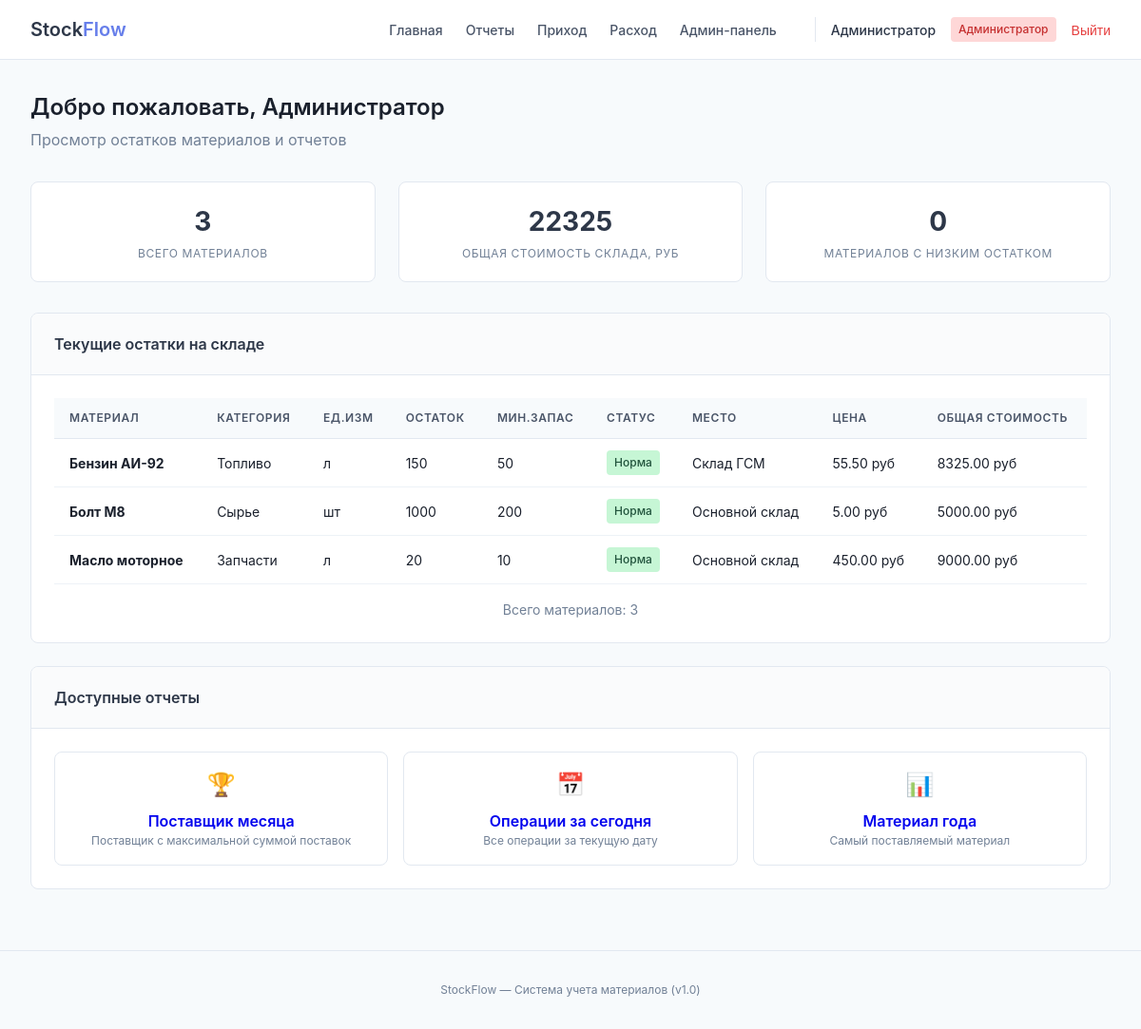
The app's page /dashboard (signed in) with its own data.
### tables this page shows
CREATE TABLE materials (
    id INTEGER PRIMARY KEY AUTOINCREMENT,
    name TEXT NOT NULL,
    category_id INTEGER,
    unit_id INTEGER,
    description TEXT,
    min_quantity REAL DEFAULT 0,
    current_quantity REAL DEFAULT 0,
    price_per_unit REAL DEFAULT 0,
    location_id INTEGER,
    is_active INTEGER DEFAULT 1,
    FOREIGN KEY (category_id) REFERENCES categories(id),
    FOREIGN KEY (unit_id) REFERENCES units(id),
    FOREIGN KEY (location_id) REFERENCES locations(id)
);

CREATE TABLE categories (
    id INTEGER PRIMARY KEY AUTOINCREMENT,
    name TEXT NOT NULL UNIQUE,
    description TEXT
);

CREATE TABLE units (
    id INTEGER PRIMARY KEY AUTOINCREMENT,
    name TEXT NOT NULL UNIQUE,
    short_name TEXT NOT NULL
);

CREATE TABLE locations (
    id INTEGER PRIMARY KEY AUTOINCREMENT,
    name TEXT NOT NULL UNIQUE,
    address TEXT
);

### app.py (the view)
@app.route('/dashboard')
@login_required
def dashboard():
    stats = query_db('''
        SELECT
            (SELECT COUNT(*) FROM materials WHERE is_active = 1) as total_materials,
            (SELECT SUM(current_quantity * price_per_unit) FROM materials) as total_value,
            (SELECT COUNT(*) FROM materials WHERE current_quantity < min_quantity) as low_stock_count
    ''', one=True)
    materials = query_db('''
        SELECT
            m.id,
            m.name AS material_name,
            c.name AS category,
            u.short_name AS unit,
            m.current_quantity,
            m.min_quantity,
            CASE
                WHEN m.current_quantity < m.min_quantity THEN 'Требуется закупка'
                ELSE 'Норма'
            END AS status,
            l.name AS location,
            m.price_per_unit,
            m.current_quantity * m.price_per_unit AS total_value
        FROM materials m
        LEFT JOIN categories c ON m.category_id = c.id
        LEFT JOIN units u ON m.unit_id = u.id
        LEFT JOIN locations l ON m.location_id = l.id
        WHERE m.is_active = 1
        ORDER BY m.name
    ''')
    low_stock = query_db('''
        SELECT
            m.id,
            m.name AS material_name,
            u.short_name AS unit,
            m.current_quantity,
            m.min_quantity
        FROM materials m
        LEFT JOIN units u ON m.unit_id = u.id
        WHERE m.current_quantity < m.min_quantity AND m.is_active = 1
    ''')
    return render_template('dashboard.html', stats=stats, materials=materials, low_stock=low_stock)

### app.py (called while the page is built)
def get_db():
    db = getattr(g, '_database', None)
    if db is None:
        if not os.path.exists(DATABASE):
            return None
        db = g._database = sqlite3.connect(DATABASE)
        db.row_factory = sqlite3.Row
    return db

@app.teardown_appcontext
def close_connection(exception):
    db = getattr(g, '_database', None)
    if db is not None:
        db.close()

def query_db(query, args=(), one=False):
    db = get_db()
    if db is None:
        return [] if not one else None
    cur = db.execute(query, args)
    rv = cur.fetchall()
    cur.close()
    return (rv[0] if rv else None) if one else rv

def login_required(f):
    @wraps(f)
    def decorated_function(*args, **kwargs):
        if 'user_id' not in session:
            flash('Пожалуйста, войдите в систему', 'error')
            return redirect(url_for('login'))
        return f(*args, **kwargs)
    return decorated_function

### templates/dashboard.html (shortened to what this page needs)
{% extends "base.html" %}
{% block content %}
<div>
    <div style="margin-bottom: 2rem;">
        <h1 style="font-size: 1.5rem; font-weight: 600;">Добро пожаловать, {{ session.full_name or session.username }}</h1>
        <p style="color: #718096; margin-top: 0.25rem;">Просмотр остатков материалов и отчетов</p>
    </div>
    <div class="grid">
        <div class="stat-card">
            <div class="stat-number">{{ stats.total_materials }}</div>
            <div class="stat-label">Всего материалов</div>
        </div>
        <div class="stat-card">
            <div class="stat-number">{{ "%.0f"|format(stats.total_value) }}</div>
            <div class="stat-label">Общая стоимость склада, руб</div>
        </div>
        <div class="stat-card">
            <div class="stat-number">{{ stats.low_stock_count }}</div>
            <div class="stat-label">Материалов с низким остатком</div>
        </div>
    </div>
    <div class="card">
        <div class="card-header">
            <h2 class="card-title">Текущие остатки на складе</h2>
        </div>
        <div class="card-body">
            <div class="table-wrapper">
                <table class="table">
                    <thead>
                        <tr>
                            <th>Материал</th>
                            <th>Категория</th>
                            <th>Ед.изм</th>
                            <th>Остаток</th>
                            <th>Мин.запас</th>
                            <th>Статус</th>
                            <th>Место</th>
                            <th>Цена</th>
                            <th>Общая стоимость</th>
                        </thead>
                    <tbody>
                        {% for m in materials %}
                        <tr>
                            <td><strong>{{ m.material_name }}</strong></td>
                            <td>{{ m.category or '—' }}</td>
                            <td>{{ m.unit }}</td>
                            <td>{{ "%.0f"|format(m.current_quantity) }}</td>
                            <td>{{ "%.0f"|format(m.min_quantity) }}</td>
                            <td>
                                {% if m.status == 'Требуется закупка' %}
                                    <span class="badge badge-danger">Требуется закупка</span>
                                {% else %}
                                    <span class="badge badge-success">Норма</span>
                                {% endif %}
                            </td>
                            <td>{{ m.location or '—' }}</td>
                            <td>{{ "%.2f"|format(m.price_per_unit) }} руб</td>
                            <td>{{ "%.2f"|format(m.total_value) }} руб</td>
                        </tr>
                        {% endfor %}
                    </tbody>
                </table>
            </div>
            <div style="margin-top: 1rem; text-align: center; color: #718096; font-size: 0.875rem;">
                Всего материалов: {{ materials|length }}
            </div>
        </div>
    </div>
    <div class="card">
        <div class="card-header">
            <h2 class="card-title">Доступные отчеты</h2>
        </div>
        <div class="card-body">
            <div style="display: grid; grid-template-columns: repeat(auto-fit, minmax(250px, 1fr)); gap: 1rem;">
                <a href="{{ url_for('task1') }}" style="text-decoration: none;">
                    <div style="padding: 1rem; border: 1px solid #e2e8f0; border-radius: 0.5rem; text-align: center;">
                        <div style="font-size: 1.5rem; margin-bottom: 0.5rem;">🏆</div>
                        <div style="font-weight: 600;">Поставщик месяца</div>
                        <div style="font-size: 0.75rem; color: #718096;">Поставщик с максимальной суммой поставок</div>
                    </div>
                </a>
                <a href="{{ url_for('task2') }}" style="text-decoration: none;">
                    <div style="padding: 1rem; border: 1px solid #e2e8f0; border-radius: 0.5rem; text-align: center;">
                        <div style="font-size: 1.5rem; margin-bottom: 0.5rem;">📅</div>
                        <div style="font-weight: 600;">Операции за сегодня</div>
                        <div style="font-size: 0.75rem; color: #718096;">Все операции за текущую дату</div>
                    </div>
                </a>
                <a href="{{ url_for('task3') }}" style="text-decoration: none;">
                    <div style="padding: 1rem; border: 1px solid #e2e8f0; border-radius: 0.5rem; text-align: center;">
                        <div style="font-size: 1.5rem; margin-bottom: 0.5rem;">📊</div>
                        <div style="font-weight: 600;">Материал года</div>
                        <div style="font-size: 0.75rem; color: #718096;">Самый поставляемый материал</div>
                    </div>
                </a>
            </div>
        </div>
    </div>
</div>
{% endblock %}

### templates/base.html (shortened to what this page needs)
<!DOCTYPE html>
<html lang="ru">
<head>
</head>
<body>
    {% if session.user_id %}
    <nav class="navbar">
        <div class="nav-container">
            <a href="{{ url_for('dashboard') }}" class="logo">
                Stock<span>Flow</span>
            </a>
            <div class="nav-links">
                <a href="{{ url_for('dashboard') }}" class="nav-link">Главная</a>
                <a href="{{ url_for('reports') }}" class="nav-link">Отчеты</a>
                {% if session.role in ['admin', 'moderator'] %}
                    <a href="{{ url_for('add_receipt') }}" class="nav-link">Приход</a>
                    <a href="{{ url_for('add_expense') }}" class="nav-link">Расход</a>
                    <a href="{{ url_for('admin_dashboard') }}" class="nav-link">Админ-панель</a>
                {% else %}
                    <span class="nav-link disabled">Приход</span>
                    <span class="nav-link disabled">Расход</span>
                {% endif %}
                <div class="user-menu">
                    <span class="user-name">{{ session.full_name or session.username }}</span>
                    <span class="user-role role-{{ session.role }}">
                        {% if session.role == 'admin' %}Администратор
                        {% elif session.role == 'moderator' %}Модератор
                        {% else %}Пользователь{% endif %}
                    </span>
                    <form action="{{ url_for('logout') }}" method="post" style="display: inline;">
                        <button type="submit" class="logout-btn">Выйти</button>
                    </form>
                </div>
            </div>
        </div>
    </nav>
    {% endif %}
    <div class="container">
        {% block content %}{% endblock %}
    </div>
    <footer class="footer">
        <p>StockFlow — Система учета материалов (v1.0)</p>
    </footer>
</body>
</html>

### templates/base.html (style rules this page uses)
* { margin: 0; padding: 0; box-sizing: border-box; }
body { font-family: -apple-system, BlinkMacSystemFont, 'Segoe UI', Roboto, 'Helvetica Neue', sans-serif; background: #f7fafc; color: #1a202c; line-height: 1.5; }
.navbar { background: white; border-bottom: 1px solid #e2e8f0; position: sticky; top: 0; z-index: 100; }
.nav-container { max-width: 1280px; margin: 0 auto; padding: 1rem 2rem; display: flex; justify-content: space-between; align-items: center; flex-wrap: wrap; gap: 1rem; }
.logo { font-size: 1.25rem; font-weight: 600; color: #2d3748; text-decoration: none; }
.logo span { color: #667eea; }
.nav-links { display: flex; gap: 1.5rem; align-items: center; flex-wrap: wrap; }
.nav-link { color: #4a5568; text-decoration: none; font-weight: 500; font-size: 0.875rem; transition: color 0.2s; }
.user-menu { display: flex; align-items: center; gap: 1rem; margin-left: 1rem; padding-left: 1rem; border-left: 1px solid #e2e8f0; }
.user-name { font-size: 0.875rem; font-weight: 500; color: #2d3748; }
.user-role { font-size: 0.75rem; padding: 0.25rem 0.5rem; border-radius: 0.25rem; font-weight: 500; }
.role-admin { background: #fed7d7; color: #c53030; }
.logout-btn { background: none; border: none; color: #e53e3e; font-size: 0.875rem; font-weight: 500; cursor: pointer; transition: color 0.2s; }
.container { max-width: 1280px; margin: 2rem auto; padding: 0 2rem; }
.card { background: white; border-radius: 0.5rem; border: 1px solid #e2e8f0; overflow: hidden; margin-bottom: 1.5rem; }
.card-header { padding: 1.25rem 1.5rem; border-bottom: 1px solid #e2e8f0; background: #fafbfc; }
.card-title { font-size: 1rem; font-weight: 600; color: #2d3748; }
.card-body { padding: 1.5rem; }
.table-wrapper { overflow-x: auto; }
.table { width: 100%; border-collapse: collapse; }
.table th { text-align: left; padding: 0.75rem 1rem; background: #f7fafc; font-weight: 600; font-size: 0.75rem; text-transform: uppercase; letter-spacing: 0.05em; color: #4a5568; border-bottom: 1px solid #e2e8f0; }
.table td { padding: 0.75rem 1rem; border-bottom: 1px solid #edf2f7; font-size: 0.875rem; }
.grid { display: grid; grid-template-columns: repeat(auto-fit, minmax(280px, 1fr)); gap: 1.5rem; margin-bottom: 2rem; }
.stat-card { background: white; border-radius: 0.5rem; border: 1px solid #e2e8f0; padding: 1.25rem; text-align: center; }
.stat-number { font-size: 1.75rem; font-weight: 700; color: #2d3748; margin-bottom: 0.25rem; }
.stat-label { font-size: 0.75rem; text-transform: uppercase; color: #718096; letter-spacing: 0.05em; }
.footer { text-align: center; padding: 2rem; color: #718096; font-size: 0.75rem; border-top: 1px solid #e2e8f0; margin-top: 4rem; }
.badge { display: inline-block; padding: 0.25rem 0.5rem; border-radius: 0.25rem; font-size: 0.75rem; font-weight: 500; }
.badge-success { background: #c6f6d5; color: #22543d; }

### records on screen
materials: material_name "Бензин АИ-92", name "Топливо", unit "л", current_quantity "150", min_quantity "50", name "Склад ГСМ", price_per_unit "55.50", total_value "8325.00"
materials: material_name "Болт М8", name "Сырье", unit "шт", current_quantity "1000", min_quantity "200", name "Основной склад", price_per_unit "5.00", total_value "5000.00"
materials: material_name "Масло моторное", name "Запчасти", unit "л", current_quantity "20", min_quantity "10", name "Основной склад", price_per_unit "450.00", total_value "9000.00"

### other values on screen
{{ session.full_name or session.username }} "Администратор"
{{ stats.total_materials }} "3"
{{ "%.0f"|format(stats.total_value) }} "22325"
{{ stats.low_stock_count }} "0"
{{ materials|length }} "3"
